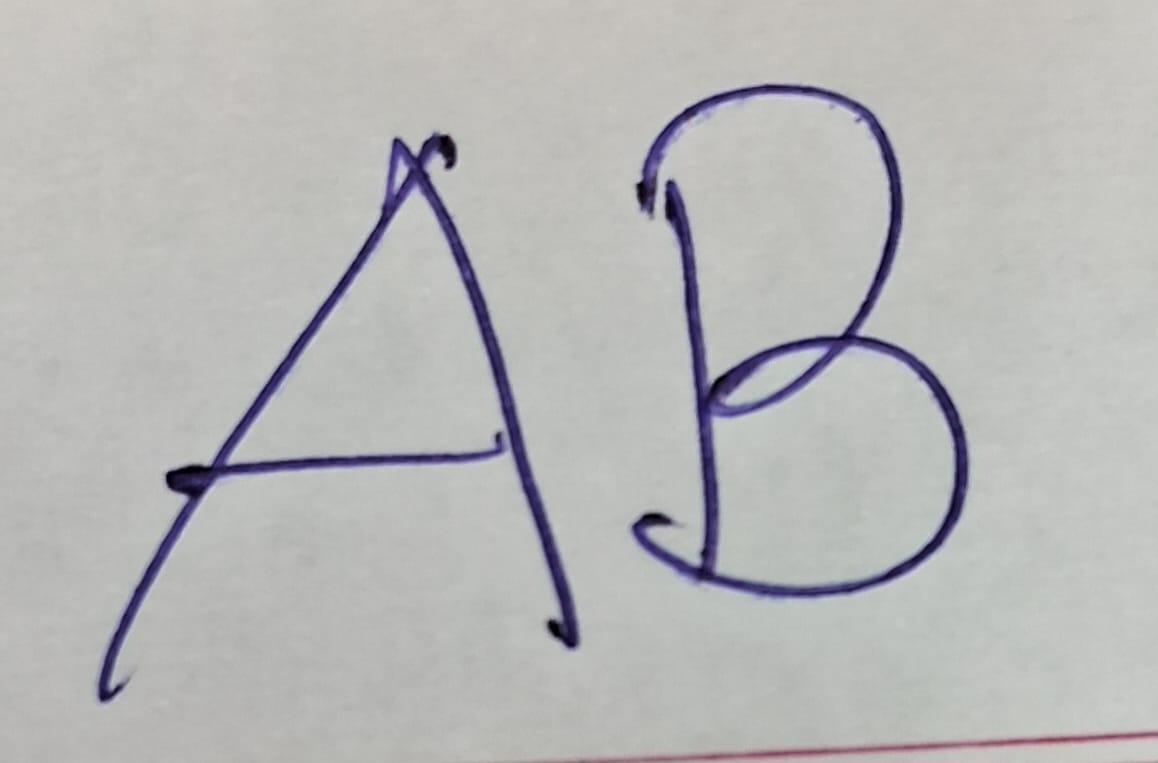
#> input picture Lab-10/1.jpeg, 1158 x 763 px
$ jupyter execute 1.ipynb
#> lines starting #> are read from the running program, lines starting #| are printed output that depends on the picture; after the words box and inside, x2 and y2 are one past the last pixel; in counts of white or black regions, pixels touching at a corner belong together
[cell 1]
import numpy as np
from PIL import Image
import cv2
import matplotlib.pyplot as plt

[cell 2]
image = Image.open("1.jpeg")
#> image is the input picture: PIL image 1158x763 RGB; mean R, G, B 183.5, 183.6, 183.3
# Convert the image to grayscale
image = image.convert("L")
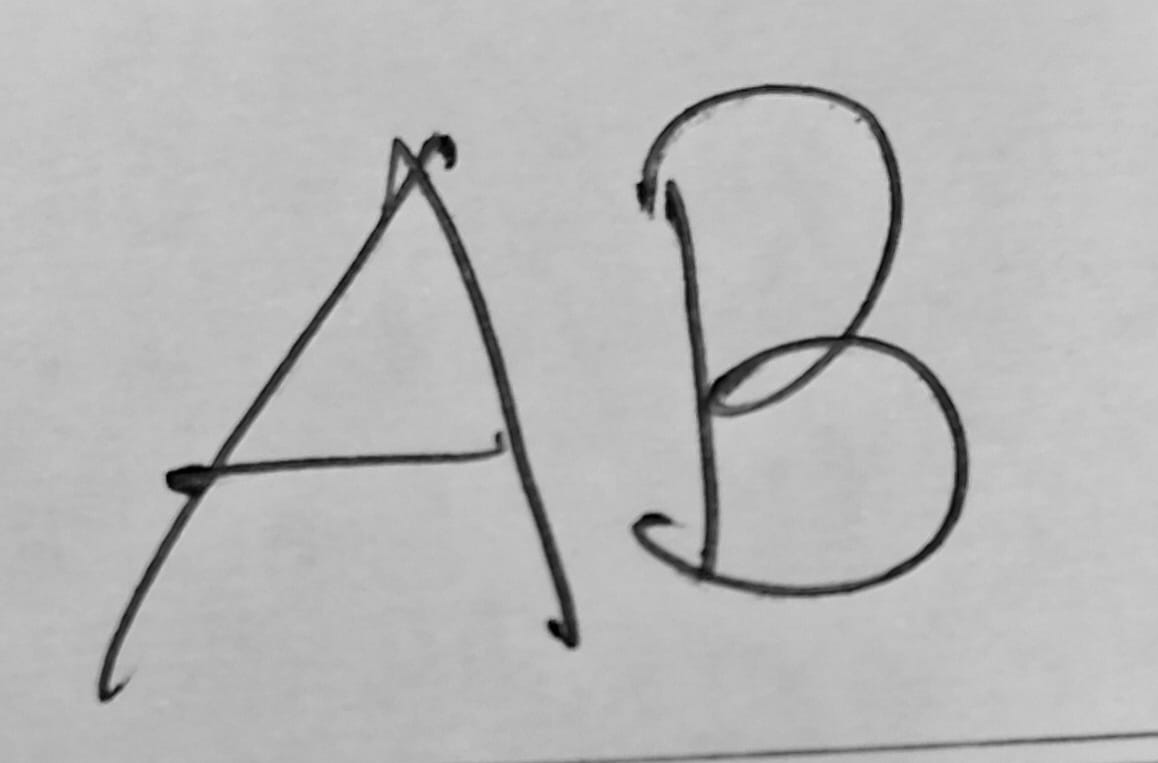
#> image: PIL image 1158x763 L; min 0, max 212, mean 183.5


# Binarize the image
threshold = 100
img = image.point(lambda p: p > threshold and 255)
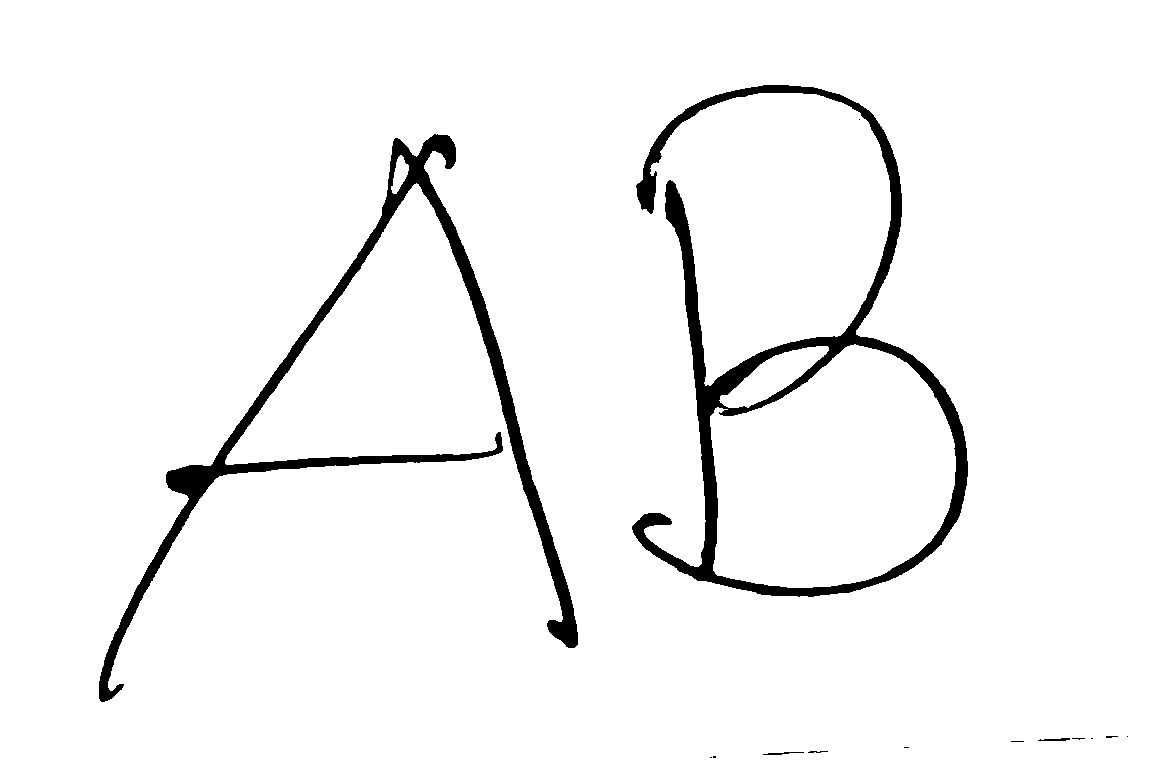
#> img: PIL image 1158x763 L; 95.9% white; 14 black regions (9 under 20 px), largest, box (x1, y1, x2, y2) and area: (632, 85, 968, 597) 19256, (99, 134, 578, 702) 17031, (1038, 738, 1070, 741) 64, (763, 752, 804, 755) 60, (808, 751, 828, 753) 26
print(np.array(image) )
#> (printed output is left out)
template = np.ones((5,5),np.uint8)

[cell 3]
# -- Dillation of the Image
dilation = cv2.dilate(np.array(img),template,iterations = 1)
#> dilation: shape (763, 1158); 97.8% white; 10 black regions (7 under 20 px), largest, box (x1, y1, x2, y2) and area: (635, 87, 966, 595) 10016, (101, 137, 576, 699) 8933, (725, 409, 745, 414) 46

# -- Erosion of the Image
erosion = cv2.erode(np.array(img),template,iterations = 1)
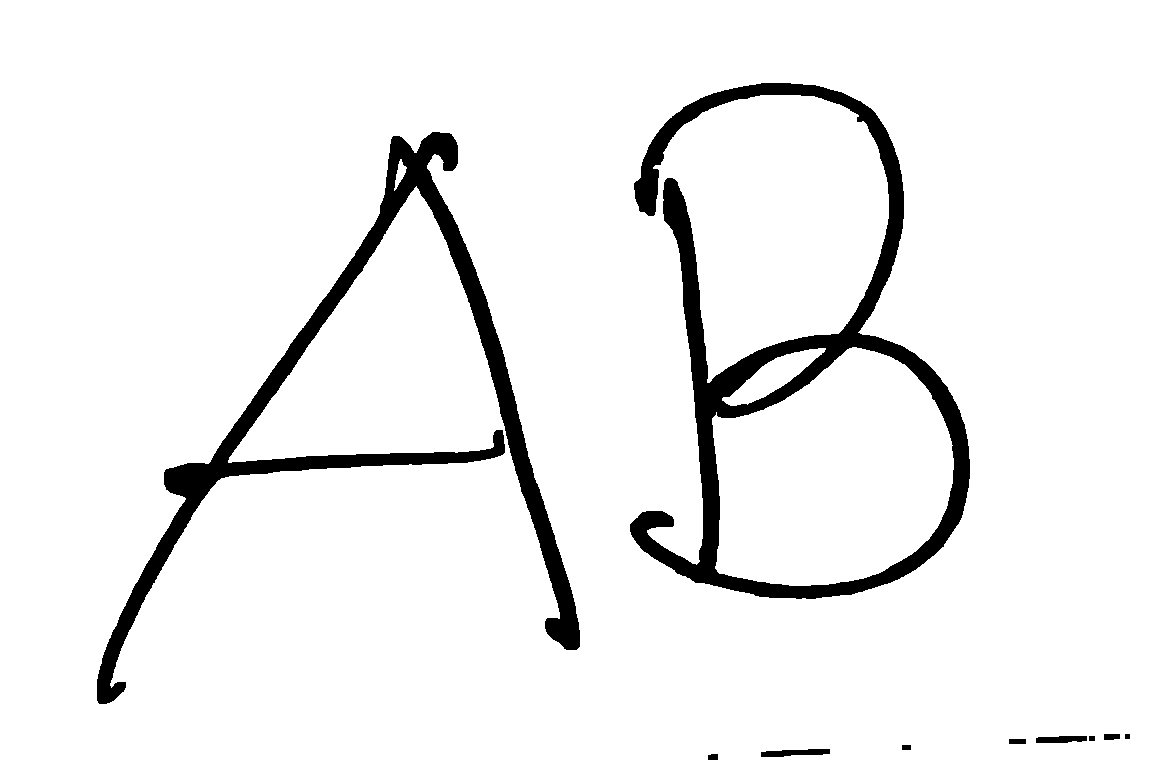
#> erosion: shape (763, 1158); 93.8% white; 10 black regions, largest, box (x1, y1, x2, y2) and area: (630, 83, 970, 599) 28463, (97, 132, 580, 704) 25104, (761, 749, 830, 757) 387

# -- Boundary Extraction
dif = np.array(img) - erosion
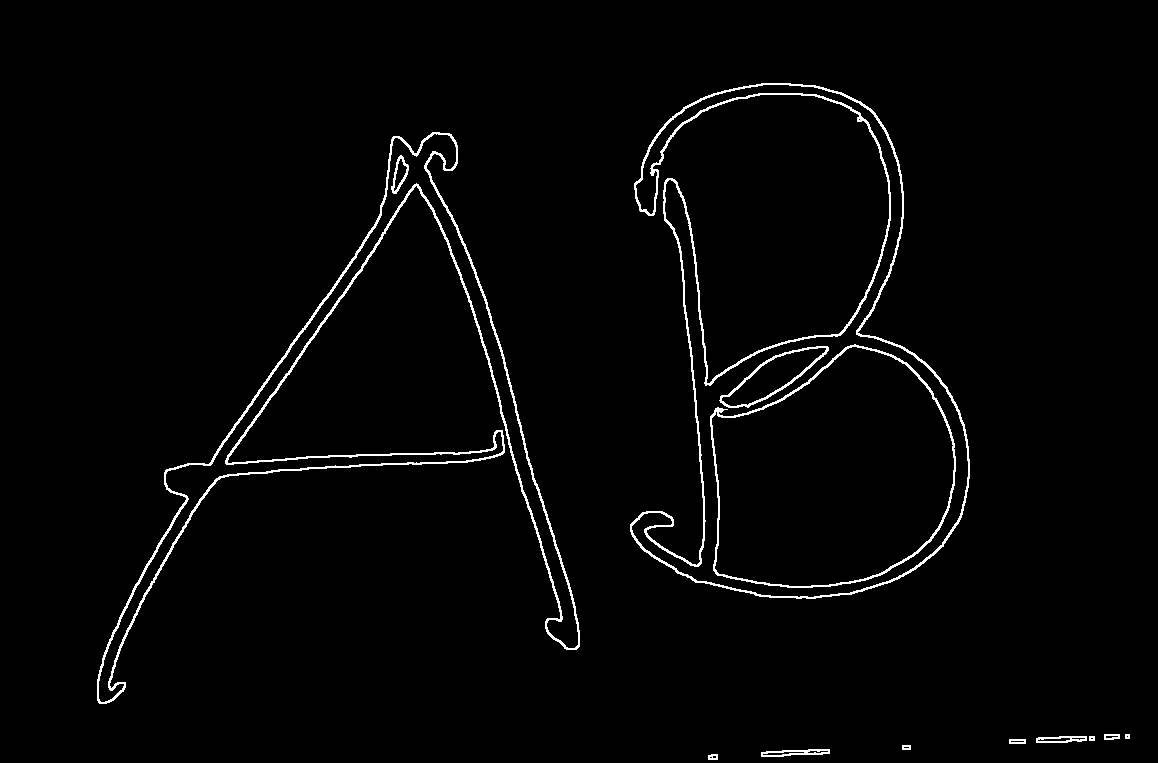
#> dif: shape (763, 1158); 2% white in thin lines or dots, all inside (x1, y1, x2, y2) = (97, 83, 1130, 760)

# -- Opening of the Image
opening = cv2.morphologyEx(np.array(img), cv2.MORPH_OPEN, template)
#> opening: shape (763, 1158); 95.9% white; 11 black regions (7 under 20 px), largest, box (x1, y1, x2, y2) and area: (632, 85, 968, 597) 19350, (99, 134, 578, 702) 17088, (763, 751, 828, 755) 95, (1038, 738, 1085, 741) 83

# -- Closing of the Image
closing = cv2.morphologyEx(np.array(img), cv2.MORPH_CLOSE, template)
#> closing: shape (763, 1158); 95.9% white; 7 black regions, largest, box (x1, y1, x2, y2) and area: (633, 85, 968, 597) 18880, (99, 135, 578, 701) 16755, (723, 407, 747, 416) 162

[cell 4]
# plt.figure()
# plt.imshow(image)
# plt.axis('off')


# plt.figure()
# plt.imshow(img, cmap='binary')
# plt.axis('off')


# plt.figure()
# plt.imshow(erosion, cmap='binary')
# plt.axis('off')


# plt.figure()
# plt.imshow(dif, cmap='binary')
# plt.axis('off')


# plt.figure()
# plt.imshow(dilation, cmap='binary')
# plt.axis('off')


# plt.figure()
# plt.imshow(opening, cmap='binary')
# plt.axis('off')


# plt.figure()
# plt.imshow(closing, cmap='binary')
# plt.axis('off')


# plt.show()

# # Define subplots
# fig, axs = plt.subplots(4, 2, figsize=(10, 15))

# # Plot images on subplots
# axs[0, 0].imshow(image)
# axs[0, 0].axis('off')
# axs[0, 0].set_title('Original Image')

# axs[0, 1].imshow(img, cmap='binary')
# axs[0, 1].axis('off')
# axs[0, 1].set_title('Binary Image')

# axs[1, 0].imshow(erosion, cmap='binary')
# axs[1, 0].axis('off')
# axs[1, 0].set_title('Erosion')

# axs[1, 1].imshow(dif, cmap='binary')
# axs[1, 1].axis('off')
# axs[1, 1].set_title('Difference')

# axs[2, 0].imshow(dilation, cmap='binary')
# axs[2, 0].axis('off')
# axs[2, 0].set_title('Dilation')

# axs[2, 1].imshow(opening, cmap='binary')
# axs[2, 1].axis('off')
# axs[2, 1].set_title('Opening')

# axs[3, 0].imshow(closing, cmap='binary')
# axs[3, 0].axis('off')
# axs[3, 0].set_title('Closing')

# # Hide empty subplot
# axs[3, 1].axis('off')

# # Adjust layout
# plt.tight_layout()

# # Show plot
# plt.show()


def plot_images(images, titles=None, ncols=2, figsize=(10, 15), cmap='binary'):
#> called with ncols = 2, figsize = (10, 15), cmap = 'binary'
    nrows = -(-len(images) // ncols)  # Ceiling division to determine number of rows
#> nrows = 4

    fig, axs = plt.subplots(nrows, ncols, figsize=figsize)
    axs = axs.flat  # Convert 2D array of axes to 1D

    for ax, image, title in zip(axs, images, titles):
        ax.imshow(image, cmap=cmap)
        ax.axis('off')
        ax.set_title(title)
#> this loop made 7 passes
#> title on passes 1 to 7: 'Original Image', 'Binary Image', 'Erosion', 'Difference', 'Dilation', 'Opening', 'Closing'

    # # Hide empty subplots
    # for ax in axs[len(images):]:
    #     ax.axis('off')

    plt.tight_layout()
    plt.show()

# Example usage:
images = [image, img, erosion, dif, dilation, opening, closing]
titles = ['Original Image', 'Binary Image', 'Erosion', 'Difference', 'Dilation', 'Opening', 'Closing']

plot_images(images, titles)

$ run again, with Lab-10/uti.jpg copied over Lab-10/1.jpeg
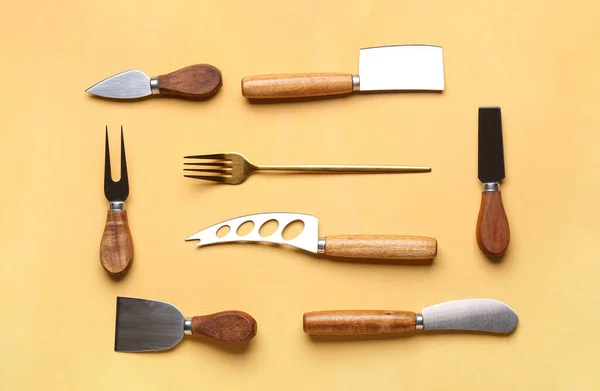
#> input picture Lab-10/uti.jpg, 600 x 391 px
#> image is the input picture: PIL image 600x391 RGB; mean R, G, B 233.7, 196, 129.1
#> image: PIL image 600x391 L
#> `img = image.point(lambda p: p > threshold and 255)`:
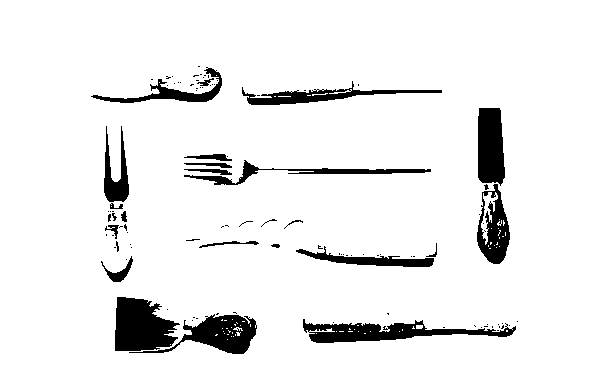
#> img: PIL image 600x391 L; 92.7% white; 105 black regions (81 under 20 px), largest, box (x1, y1, x2, y2) and area: (115, 297, 180, 351) 2559, (303, 319, 516, 343) 2337, (129, 314, 257, 354) 2007
#> (printed output is left out)
#> dilation: shape (391, 600); 97% white; 32 black regions (17 under 20 px), largest, box (x1, y1, x2, y2) and area: (117, 299, 172, 349) 1976, (480, 110, 503, 181) 1445, (186, 317, 254, 352) 920
#> erosion: shape (391, 600); 87.7% white; 20 black regions, largest, box (x1, y1, x2, y2) and area: (113, 295, 259, 356) 6052, (475, 106, 512, 266) 4608, (301, 317, 520, 345) 3800
#> dif: shape (391, 600); 5.1% white in thin lines or dots, all inside (x1, y1, x2, y2) = (89, 64, 520, 356)
#> opening: shape (391, 600); 91.8% white; 28 black regions (16 under 20 px), largest, box (x1, y1, x2, y2) and area: (115, 297, 257, 354) 4920, (477, 108, 510, 264) 3700, (303, 319, 516, 343) 2659
#> `closing = cv2.morphologyEx(np.array(img), cv2.MORPH_CLOSE, template)`:
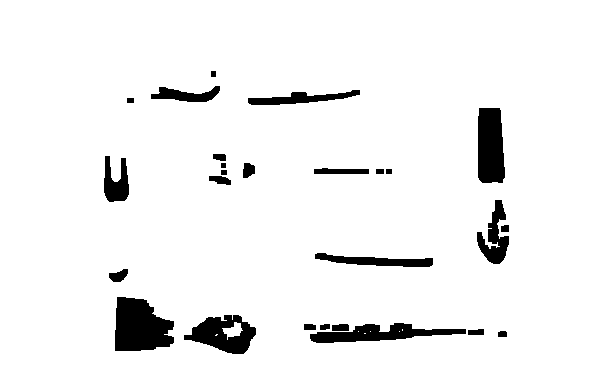
#> closing: shape (391, 600); 94.5% white; 26 black regions, largest, box (x1, y1, x2, y2) and area: (115, 297, 174, 351) 2460, (478, 108, 505, 183) 1841, (184, 315, 256, 354) 1605
#> nrows = 4
#> the loop in plot_images, `for ax, image, title in zip(axs, images, titles):` made 7 passes
#> title on passes 1 to 7: 'Original Image', 'Binary Image', 'Erosion', 'Difference', 'Dilation', 'Opening', 'Closing'
